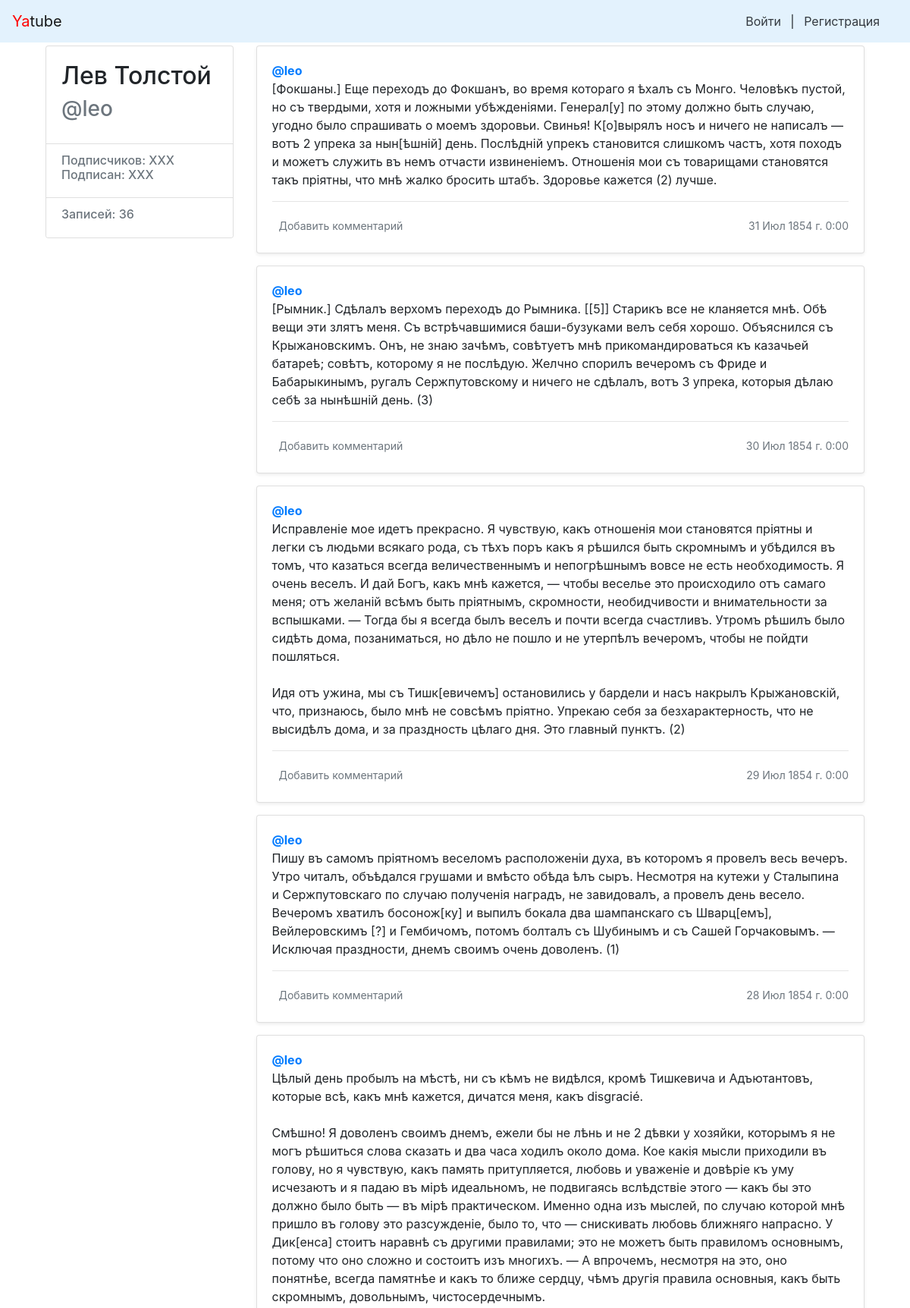
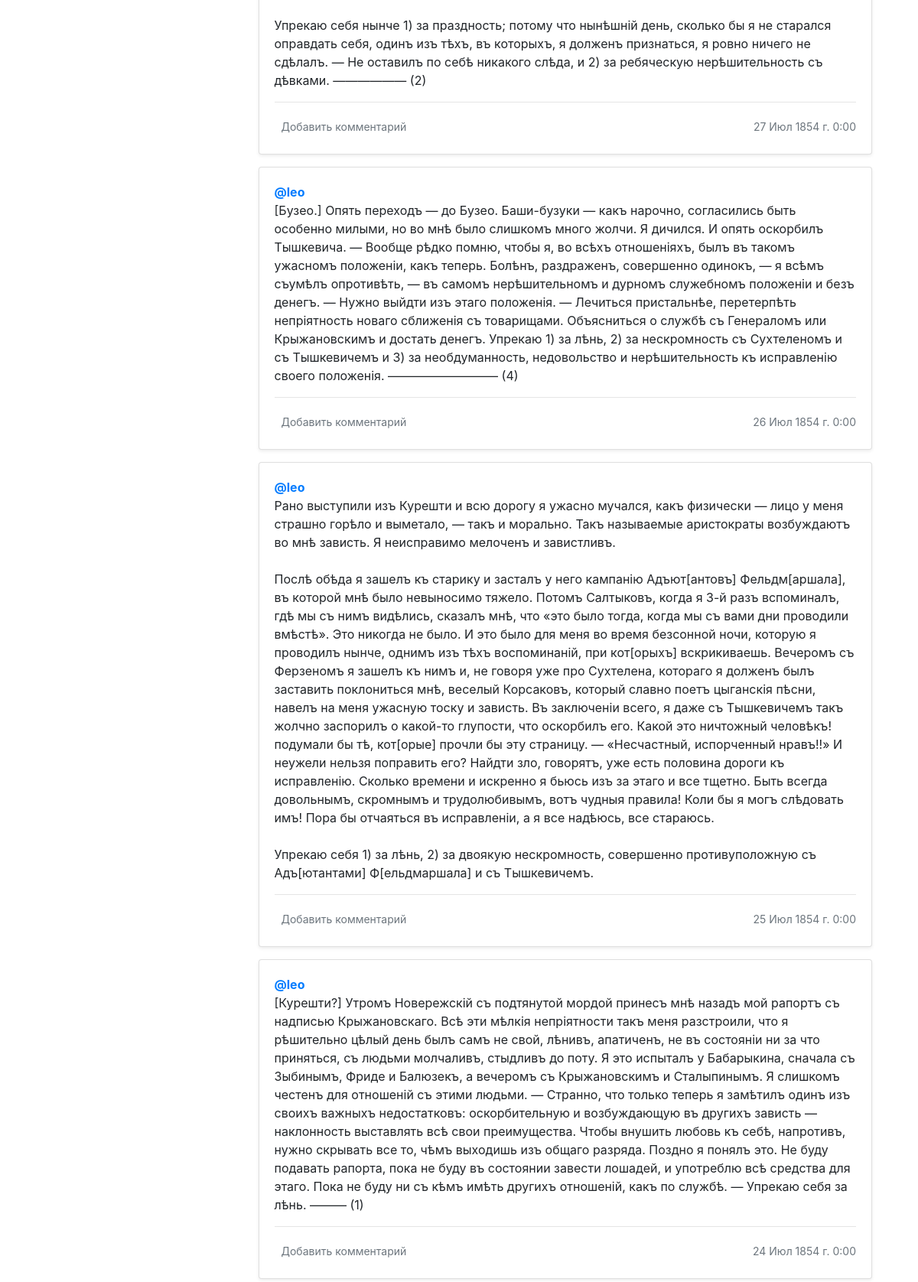
Screenshot of /leo/ (upper part) with the database file from the repository (2 pictures, top to bottom).
### posts/models.py (models this page shows, shortened)
class Post(models.Model):
    objects = None
    text = models.TextField(verbose_name='Текст')
    pub_date = models.DateTimeField("date published", auto_now_add=True)
    author = models.ForeignKey(
        User,
        on_delete=models.CASCADE,
        related_name="posts",
        verbose_name='Автор'
    )
    group = models.ForeignKey(
        'Group',
        on_delete=models.CASCADE,
        related_name="posts", blank=True,
        null=True,
        verbose_name='Группа'
    )
    class Meta:
        ordering = ['-pub_date']
        verbose_name = 'Пост'
        verbose_name_plural = 'Посты'

### posts/views.py (the view)
# urls.py: path('<str:username>/', views.profile, name='profile'),
def profile(request, username):
    author = User.objects.get(username=username)
    post_list = Post.objects.filter(author=author.pk)
    count = post_list.count()
    paginator = Paginator(post_list, 10)  # показывать по 10 записей на странице.
    page_number = request.GET.get('page')  # переменная в URL с номером запрошенной страницы
    page = paginator.get_page(page_number)  # получить записи с нужным смещением
    return render(
        request,
        'profile.html',
        {'count': count, 'page': page, 'paginator': paginator, 'author': author}
    )

### posts/context_processors.py (called while the page is built)
def year(request):
    years = datetime.now().year
    return {'year': years}

### templates/profile.html (shortened to what this page needs)
{% extends "base.html" %}
{% block content %}
<main role="main" class="container">
    <div class="row">
            <div class="col-md-3 mb-3 mt-1">
                    <div class="card">
                            <div class="card-body">
                                    <div class="h2">
                                        {{ author.get_full_name }}
                                    </div>
                                    <div class="h3 text-muted">
                                         @{{ author.username }}
                                    </div>
                            </div>
                            <ul class="list-group list-group-flush">
                                    <li class="list-group-item">
                                            <div class="h6 text-muted">
                                            Подписчиков: XXX <br />
                                            Подписан: XXX
                                            </div>
                                    </li>
                                    <li class="list-group-item">
                                            <div class="h6 text-muted">
                                                Записей: {{ count }}
                                            </div>
                                    </li>
                            </ul>
                    </div>
            </div>
            <div class="col-md-9">
                {% for post in page %}
                    <div class="card mb-3 mt-1 shadow-sm">
                            <div class="card-body">
                                    <p class="card-text">
                                            <a href="{% url 'profile' post.author %}"><strong class="d-block text-gray-dark">@{{ post.author }}</strong></a>
                                            {{ post.text|linebreaksbr }}
                                            {% if not forloop.last %}<hr>{% endif %}                                    </p>
                                    <div class="d-flex justify-content-between align-items-center">
                                            <div class="btn-group ">
                                                    <a class="btn btn-sm text-muted" href="{% url 'post' username=post.author.username post_id=post.id %}" role="button">Добавить комментарий</a>
                                            </div>
                                            <small class="text-muted">{{ post.pub_date|date:"d M Y г. G:i" }}</small>
                                    </div>
                            </div>
                    </div>
                {% endfor %}
     </div>
    </div>
</main>
{% endblock %}

### rows the page displays
Post: author "leo", text "[Фокшаны.] Еще переходъ до Фокшанъ, во время котораго я ѣхалъ съ Монго. Человѣкъ пустой, но съ твердыми, хотя и ложными убѣжденіями. Генерал[у] по этому должно быть случаю, угодно было спрашивать о моемъ здоровьи. Свинья! К[о]вырялъ носъ и ничего не написалъ — вотъ 2 упрека за нын[ѣшній] день. Послѣдній упрекъ становится слишкомъ частъ, хотя походъ и можетъ служить въ немъ отчасти извиненіемъ. Отношенія мои съ товарищами становятся такъ пріятны, что мнѣ жалко бросить штабъ. Здоровье кажется (2) лучше.", pub_date "31 Июл 1854 г. 0:00"
Post: author "leo", text "[Рымник.] Сдѣлалъ верхомъ переходъ до Рымника. [[5]] Старикъ все не кланяется мнѣ. Обѣ вещи эти злятъ меня. Съ встрѣчавшимися баши-бузуками велъ себя хорошо. Объяснился съ Крыжановскимъ. Онъ, не знаю зачѣмъ, совѣтуетъ мнѣ прикомандироваться къ казачьей батареѣ; совѣтъ, которому я не послѣдую. Желчно спорилъ вечеромъ съ Фриде и Бабарыкинымъ, ругалъ Сержпутовскому и ничего не сдѣлалъ, вотъ 3 упрека, которыя дѣлаю себѣ за нынѣшній день. (3)", pub_date "30 Июл 1854 г. 0:00"
Post: author "leo", text "Исправленіе мое идетъ прекрасно. Я чувствую, какъ отношенія мои становятся пріятны и легки съ людьми всякаго рода, съ тѣхъ поръ какъ я рѣшился быть скромнымъ и убѣдился въ томъ, что казаться всегда величественнымъ и непогрѣшнымъ вовсе не есть необходимость. Я очень веселъ. И дай Богъ, какъ мнѣ кажется, — чтобы веселье это происходило отъ самаго меня; отъ желаній всѣмъ быть пріятнымъ, скромности, необидчивости и внимательности за вспышками. — Тогда бы я всегда былъ веселъ и почти всегда счастливъ. Утромъ рѣшилъ было сидѣть дома, позаниматься, но дѣло не пошло и не утерпѣлъ вечеромъ, чтобы не пойдти пошляться. Идя отъ ужина, мы съ Тишк[евичемъ] остановились у бардели и насъ накрылъ…", pub_date "29 Июл 1854 г. 0:00"
Post: author "leo", text "Пишу въ самомъ пріятномъ веселомъ расположеніи духа, въ которомъ я провелъ весь вечеръ. Утро читалъ, объѣдался грушами и вмѣсто обѣда ѣлъ сыръ. Несмотря на кутежи у Сталыпина и Сержпутовскаго по случаю полученія наградъ, не завидовалъ, а провелъ день весело. Вечеромъ хватилъ босонож[ку] и выпилъ бокала два шампанскаго съ Шварц[емъ], Вейлеровскимъ [?] и Гембичомъ, потомъ болталъ съ Шубинымъ и съ Сашей Горчаковымъ. — Исключая праздности, днемъ своимъ очень доволенъ. (1)", pub_date "28 Июл 1854 г. 0:00"
Post: author "leo", text "Цѣлый день пробылъ на мѣстѣ, ни съ кѣмъ не видѣлся, кромѣ Тишкевича и Адъютантовъ, которые всѣ, какъ мнѣ кажется, дичатся меня, какъ disgracié. Смѣшно! Я доволенъ своимъ днемъ, ежели бы не лѣнь и не 2 дѣвки у хозяйки, которымъ я не могъ рѣшиться слова сказать и два часа ходилъ около дома. Кое какія мысли приходили въ голову, но я чувствую, какъ память притупляется, любовь и уваженіе и довѣріе къ уму исчезаютъ и я падаю въ мірѣ идеальномъ, не подвигаясь вслѣдствіе этого — какъ бы это должно было быть — въ мірѣ практическом. Именно одна изъ мыслей, по случаю которой мнѣ пришло въ голову это разсужденіе, было то, что — снискивать любовь ближняго напрасно. У Дик[енса] стоитъ наравнѣ съ другими…", pub_date "27 Июл 1854 г. 0:00"
Post: author "leo", text "[Бузео.] Опять переходъ — до Бузео. Баши-бузуки — какъ нарочно, согласились быть особенно милыми, но во мнѣ было слишкомъ много жолчи. Я дичился. И опять оскорбилъ Тышкевича. — Вообще рѣдко помню, чтобы я, во всѣхъ отношеніяхъ, былъ въ такомъ ужасномъ положеніи, какъ теперь. Болѣнъ, раздраженъ, совершенно одинокъ, — я всѣмъ съумѣлъ опротивѣть, — въ самомъ нерѣшительномъ и дурномъ служебномъ положеніи и безъ денегъ. — Нужно выйдти изъ этаго положенія. — Лечиться пристальнѣе, перетерпѣть непріятность новаго сближенія съ товарищами. Объясниться о службѣ съ Генераломъ или Крыжановскимъ и достать денегъ. Упрекаю 1) за лѣнь, 2) за нескромность съ Сухтеленомъ и съ Тышкевичемъ и 3) за…", pub_date "26 Июл 1854 г. 0:00"
Post: author "leo", text "Рано выступили изъ Курешти и всю дорогу я ужасно мучался, какъ физически — лицо у меня страшно горѣло и выметало, — такъ и морально. Такъ называемые аристократы возбуждаютъ во мнѣ зависть. Я неисправимо мелоченъ и завистливъ. Послѣ обѣда я зашелъ къ старику и засталъ у него кампанію Адъют[антовъ] Фельдм[аршала], въ которой мнѣ было невыносимо тяжело. Потомъ Салтыковъ, когда я 3-й разъ вспоминалъ, гдѣ мы съ нимъ видѣлись, сказалъ мнѣ, что «это было тогда, когда мы съ вами дни проводили вмѣстѣ». Это никогда не было. И это было для меня во время безсонной ночи, которую я проводилъ нынче, однимъ изъ тѣхъ воспоминаній, при кот[орыхъ] вскрикиваешь. Вечеромъ съ Ферзеномъ я зашелъ къ нимъ и, не…", pub_date "25 Июл 1854 г. 0:00"
Post: author "leo", text "[Курешти?] Утромъ Новережскій съ подтянутой мордой принесъ мнѣ назадъ мой рапортъ съ надписью Крыжановскаго. Всѣ эти мѣлкія непріятности такъ меня разстроили, что я рѣшительно цѣлый день былъ самъ не свой, лѣнивъ, апатиченъ, не въ состояніи ни за что приняться, съ людьми молчаливъ, стыдливъ до поту. Я это испыталъ у Бабарыкина, сначала съ Зыбинымъ, Фриде и Балюзекъ, а вечеромъ съ Крыжановскимъ и Сталыпинымъ. Я слишкомъ честенъ для отношеній съ этими людьми. — Странно, что только теперь я замѣтилъ одинъ изъ своихъ важныхъ недостатковъ: оскорбительную и возбуждающую въ другихъ зависть — наклонность выставлять всѣ свои преимущества. Чтобы внушить любовь къ себѣ, напротивъ, нужно скрывать все…", pub_date "24 Июл 1854 г. 0:00"

### other values shown
{{ author.get_full_name }} "Лев Толстой"
{{ author.username }} "leo"
{{ count }} "36"
